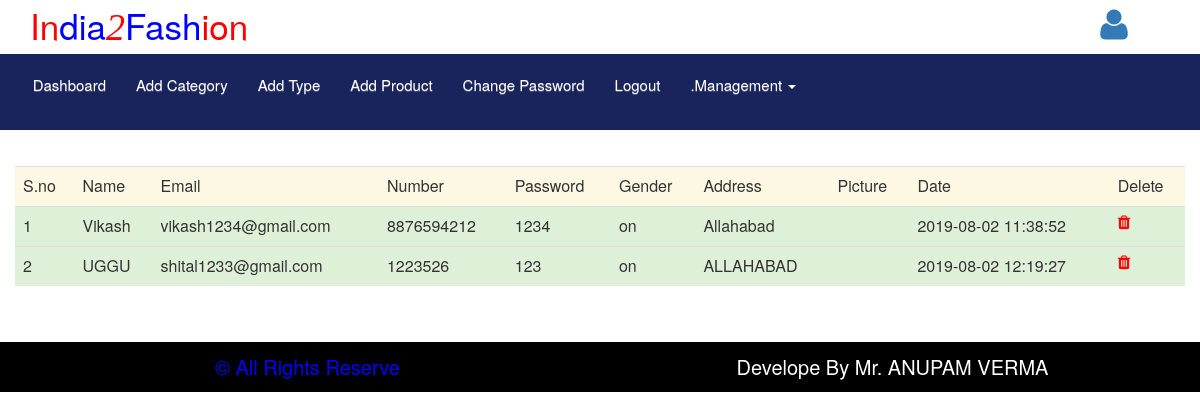
/admin/usermanagement.php (signed in), run on the app's committed database.
### tables this page shows
CREATE TABLE `tbl_register` (
  `rid` int(10) NOT NULL,
  `name` varchar(50) NOT NULL,
  `email` varchar(50) NOT NULL,
  `mobile` varchar(15) NOT NULL,
  `password` varchar(8) NOT NULL,
  `cpassword` varchar(8) NOT NULL,
  `gender` varchar(10) NOT NULL,
  `address` varchar(50) NOT NULL,
  `pic` varchar(50) NOT NULL,
  `date` datetime NOT NULL DEFAULT CURRENT_TIMESTAMP
);

### admin/usermanagement.php (the view, shortened to what this page needs)
<html>
<head>
<?php include('link.php');?>
</head>
<body>
<section>
<?php include('adminheader.php');?>
</section>
<section>
<div class="col-sm-12" style="margin-top:3%;margin-bottom:3%;">
<div class="table-responsive">
  <table class="table">
  		<tr class="warning">
  <td>S.no</td>
  <td>Name</td>
  <td>Email</td>
  <td>Number</td>
  <td>Password</td>
  <td>Gender</td>
  <td>Address</td>
  <td>Picture</td>
  <td>Date</td>
  <td>Delete</td>
</tr>
  <?php
  include('conection.php');
  $sql="select * from tbl_register";
$res=mysqli_query($con,$sql);
$i=1;
while($row=mysqli_fetch_array($res))
{
	?>
	<tr class="success">
	<td><?php echo $i;?></td>
	 <td><?php echo $row['name'];?></td>
	  <td><?php echo $row['email'];?></td>
	   <td><?php echo $row['mobile'];?></td>
	    <td><?php echo $row['password'];?></td>
		 <td><?php echo $row['gender'];?></td>
		  <td><?php echo $row['address'];?></td>
		   <td><?php echo $row['pic'];?></td>
		    <td><?php echo $row['date'];?></td>
  <td><a href="userdelete.php?id=<?php echo $row['rid'];?>"><span class="fa fa-trash" style="color:red;"></span></a></td>
</tr>
	<?php
	$i++;
}
?>
  </table>
</div>
</div>
</section>
<section>
<?php include('adminfooter.php');?>
</section>
</body>

### admin/link.php (shortened to what this page needs)
<link href="../css/bootstrap.min.css" rel="stylesheet" type="text/css" />
<link href="../css/bootstrap-theme.min.css" rel="stylesheet" type="text/css" />
<link href="../css/font-awesome.min.css" rel="stylesheet" type="text/css" />
<link href="../css/style.css" rel="stylesheet" type="text/css" />

### admin/adminheader.php (shortened to what this page needs)
 <head>
 <?php include('link.php');?>
 </head>
 <section>
	<div class="col-sm-12" id="box">
	<div class="row">
	<div class="col-sm-12" style="background:white;min-height:50px;font-size:35px;">
	<div class="col-sm-3">
	 <span style="color:red;">In</span><span style="color:blue;">dia</span><i style="color:red; font-family:times new roman; font-size:38px;">2</i><span style="color:blue;">Fash</span><span style="color:red;">ion</span>
	</div>
	<div class="col-sm-9" align="right">
	<a href="#"><span class="fa fa-user" style="margin-right:5%;margin-top:1%;"></span></a>
	</div>
	</div>
	<div class="col-sm-12" style="background:#1a245c;min-height:70px;">
	<div class="col-sm-9" style="margin-top:0.5%;">
	<nav class="navbar navbar-default" style="background:none;box-shadow:none;border:none;margin-left:-5%;">
  <div class="container-fluid">
    <div class="navbar-header">
      <a class="navbar-brand" href="#"></a>
    </div>
    <div class="collapse navbar-collapse" id="bs-example-navbar-collapse-1">
      <ul class="nav navbar-nav">
        <li><a id="h" href="dashboard.php" style="color:white;font-size:15px;">Dashboard</a></li>
        <li><a id="h" href="add_category.php" style="color:white;font-size:15px;">Add Category </a></li>
        <li><a id="h" href="add_type.php" style="color:white;font-size:15px;">Add Type</a></li>
        <li><a id="h" href="add_product.php" style="color:white;font-size:15px;">Add Product</a></li>
        <li><a id="h" href="admin_cp.php" style="color:white;font-size:15px;">Change Password</a></li>
        <li><a id="h" href="logout.php" style="color:white;font-size:15px;">Logout</a></li>
        <li class="dropdown">
          <a href="#" id="h" class="dropdown-toggle" data-toggle="dropdown" role="button" aria-haspopup="true" aria-expanded="false"  style="color:white;font-size:15px;">.Management  <span class="caret"></span></a>
        </li>
      </ul>
    </div>
  </div>
</nav>
	</div>
	<div class="col-sm-3" ></div>
	</div>
	 </div>
	 </div>
 </section>

### admin/adminfooter.php (shortened to what this page needs)
<head>
<?php include('link.php');?>
</head>
<section>
<div class="col-sm-12" id="footer">
<div class="col-sm-6" style="color:blue;font-size:20px;text-align:center;line-height:50px;"> &copy; All Rights Reserve</div>
<div class="col-sm-6" style="color:white;font-size:20px;text-align:center;line-height:50px;">Develope By Mr. ANUPAM VERMA</div>
</div>
</section>

### css/style.css (style rules this page uses)
#footer { min-height:200px; }

### admin/adminheader.php (style rules this page uses)
#box { min-height:120px; background:pink; }

### admin/adminfooter.php (style rules this page uses)
#footer { min-height:50px; background:black; }

### data on the page
tbl_register: name "Vikash", email "vikash1234@gmail.com", mobile "8876594212", password "1234", gender "on", address "Allahabad", date "2019-08-02 11:38:52"
tbl_register: name "UGGU", email "shital1233@gmail.com", mobile "1223526", password "123", gender "on", address "ALLAHABAD", date "2019-08-02 12:19:27"
